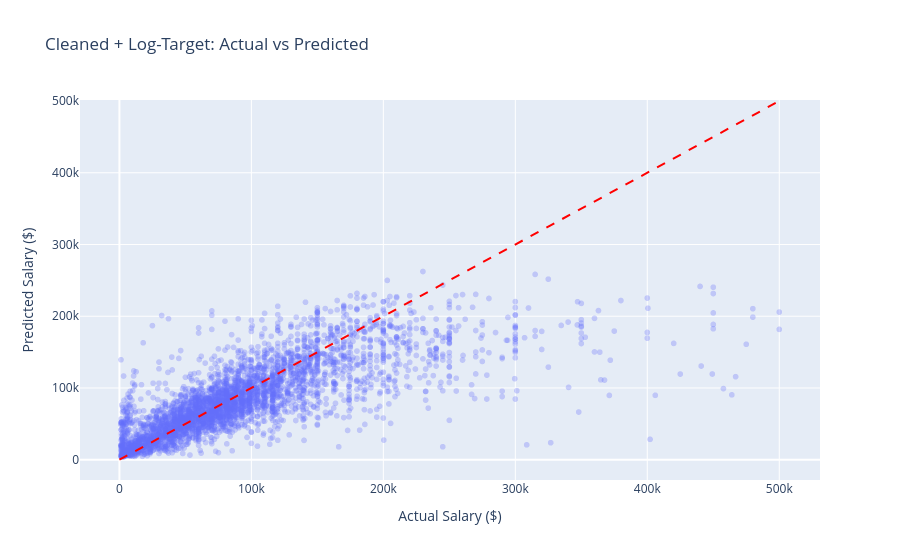

Write notebook code for a chart like this one.
### Code cell
fig = px.scatter(
    x=actual_dollars,
    y=preds_dollars,
    labels={"x": "Actual Salary ($)", "y": "Predicted Salary ($)"},
    title="Cleaned + Log-Target: Actual vs Predicted",
    opacity=0.3,
)
fig.add_shape(
    type="line", x0=0, y0=0,
    x1=actual_dollars.max(), y1=actual_dollars.max(),
    line=dict(dash="dash", color="red"),
)
fig.update_layout(showlegend=False)
fig.show()

### Figure 1 — Plotly figure (JSON) as saved in the notebook; plotly's stock layout.template omitted (floating-point values rounded to 4 significant figures; data arrays with more than 128 entries replaced by an {"elided": "..."} marker saying what was removed)
{"data": [{"hovertemplate": "Actual Salary ($)=%{x}<br>Predicted Salary ($)=%{y}<extra></extra>", "legendgroup": "", "marker": {"color": "#636efa", "opacity": 0.3, "symbol": "circle"}, "mode": "markers", "name": "", "showlegend": false, "type": "scattergl", "x": {"elided": "3851 float values"}, "xaxis": "x", "y": {"elided": "3851 float values"}, "yaxis": "y"}], "layout": {"legend": {"tracegroupgap": 0}, "shapes": [{"line": {"color": "red", "dash": "dash"}, "type": "line", "x0": 0, "x1": 500000.0, "y0": 0, "y1": 500000.0}], "showlegend": false, "title": {"text": "Cleaned + Log-Target: Actual vs Predicted"}, "xaxis": {"anchor": "y", "domain": [0, 1], "title": {"text": "Actual Salary ($)"}}, "yaxis": {"anchor": "x", "domain": [0, 1], "title": {"text": "Predicted Salary ($)"}}}}
